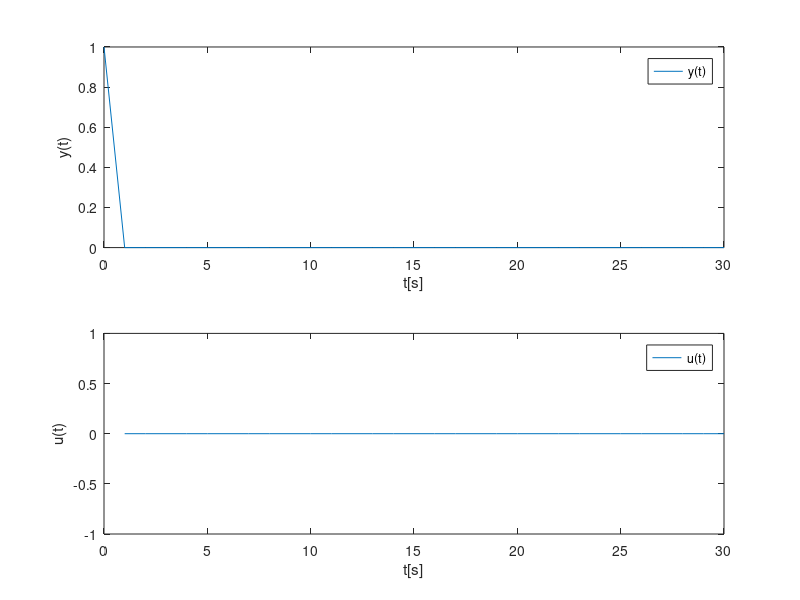

The MATLAB script that drew this image:
clc
clear all


r = 1;
N= 30;
x0 = [0 0 1]';


% System matrices
Ad = [0 0 0;0 0 1;0.1 -0.79 1.78];
Bd = [1 0 0.1]';
Cd = [0 0 1];

%Cost function weights
Q = [0 0 0;0 0 0;0 0 2];
R = r;

%Objective function. 0.5z'Gz
G1 = kron(eye(N),Q);
G2 = kron(eye(N),R);
G = blkdiag(G1,G2);

f = [];

% Equality constraints Aeq = beq
A1 = eye(3*N);

for i = 3:3:(3*(N-1));
    A1(i+1:i+3,i-2:i) = -Ad;
end
     
A2 =  kron(eye(N),-Bd);
Aeq = [A1 A2];

beq = zeros(3*N,1);
beq(1:3,1) = Ad*x0;

% Inequality constraints: -1 < u < 1, t = <0,N-1>
% Implement as lower and upper bounds.

x_lb = -Inf(3*N,1);
x_ub = Inf(3*N,1);

u_lb = -1*ones(N,1);
u_ub = ones(N,1);

lb = [x_lb; u_lb];
ub = [x_ub; u_ub];


% Solve quadratic optimization problem
sol = quadprog(G,f,[],[],Aeq,beq,lb,ub);

z = sol(1:(4*N));
u = z(3*N + 1:4*N);
y = [x0(3); z(3:3:3*N)];

t = 1:N;

figure
subplot(211)
plot([0 t],y)
legend y(t)
xlabel('t[s]')
ylabel('y(t)')

subplot(212)
plot(t,u)
legend u(t)
xlabel('t[s]')
ylabel('u(t)')


